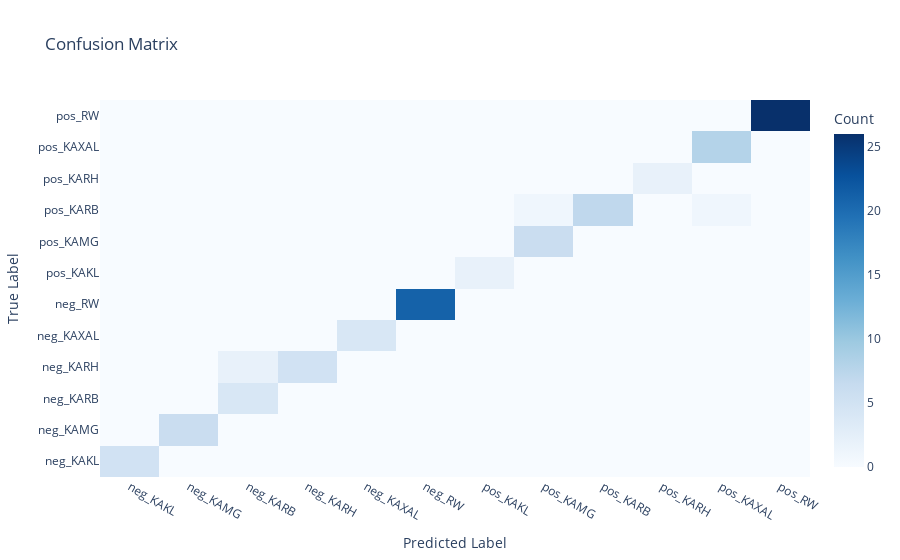

The notebook cell saved with this chart:
### Markdown cell above
### random forest plot

show you at the meeting. . .

### Code cell
import pandas as pd
import numpy as np
import plotly.graph_objects as go
import plotly.express as px
from sklearn.model_selection import train_test_split, RandomizedSearchCV
from sklearn.ensemble import RandomForestClassifier
from sklearn.metrics import accuracy_score, classification_report, confusion_matrix, ConfusionMatrixDisplay
from sklearn.preprocessing import OrdinalEncoder, LabelEncoder
from sklearn.tree import export_graphviz
from graphviz import Source
from IPython.display import Image
from scipy.stats import randint

# read data
features_df = pd.read_csv('groups_ints.csv')  
labels_df = pd.read_csv('groups_classes.csv') 
merged_df = pd.merge(features_df, labels_df, on='name')
print(merged_df.info())
print(merged_df.shape)
print(merged_df.head())

# prepare data
X = merged_df.drop(['name','class'], axis=1)
y = merged_df['class']

# use oridalencoder
ordinal_encoder = OrdinalEncoder(handle_unknown='use_encoded_value', unknown_value=-1)
X_encoded = ordinal_encoder.fit_transform(X)

# split the data
X_train, X_test, y_train, y_test = train_test_split(X_encoded, y, test_size=0.2, random_state=42)


param_dist = {
    'n_estimators': [50, 500],
    'max_depth': [3, 20]
    }

# initialisiere and fit RandomForestClassifier
rf = RandomForestClassifier(random_state=42)
rf.fit(X_train, y_train) # train the model
y_pred_oe = rf.predict(X_test)

# Use random search to find the best hyperparameters
rand_search = RandomizedSearchCV(estimator=rf, 
                                 param_distributions = param_dist, 
                                 n_iter=5, 
                                 cv=5)
# Fit the random search object to the data
print("Starting RandomizedSearch...")
rand_search.fit(X_train, y_train)

# Print the best hyperparameters
print('Best hyperparameters:',  rand_search.best_params_)

# Create a variable for the best model
best_rf = rand_search.best_estimator_
y_pred = best_rf.predict(X_test)

# add accuracy
accuracy_oe = accuracy_score(y_test, y_pred_oe)
print("Accuracy: ", accuracy_oe)
#print("Classification report:\n", classification_report(y_test, y_pred_oe))

# create the confusion matrix
cm = confusion_matrix(y_test, y_pred_oe)
cm_df = pd.DataFrame(cm, index=best_rf.classes_, columns=best_rf.classes_)

ConfusionMatrixDisplay(confusion_matrix=cm).plot()

# plot the confusion matrix using plotly
fig = go.Figure(data=go.Heatmap(
                    z=cm_df.values,
                    x=cm_df.columns,
                    y=cm_df.index,
                    colorscale='Blues',
                    zmin=0, zmax=np.max(cm_df.values),
                    colorbar=dict(title='Count'),
                    hovertemplate='True Label: %{y}<br>Predicted: %{x}<br>Count: %{z}'
                ))

fig.update_layout(
    title='Confusion Matrix',
    xaxis_title='Predicted Label',
    yaxis_title='True Label',
    autosize=True,
    xaxis=dict(tickmode='array', tickvals=np.arange(len(cm_df.columns)), ticktext=cm_df.columns),
    yaxis=dict(tickmode='array', tickvals=np.arange(len(cm_df.index)), ticktext=cm_df.index)
)

fig.show()


# Export the first three decision trees from the forest
for i in range(3):
    tree = best_rf.estimators_[i]
    dot_data = export_graphviz(tree,
                               feature_names=X.columns,  
                               filled=True,  
                               max_depth=2, 
                               impurity=False, 
                               proportion=True)
    graph = Source(dot_data)
    display(graph)

### Figure 1 — Plotly figure (JSON) as saved in the notebook; plotly's stock layout.template omitted (floating-point values rounded to 4 significant figures; data arrays with more than 128 entries replaced by an {"elided": "..."} marker saying what was removed)
{"data": [{"colorbar": {"title": {"text": "Count"}}, "colorscale": [[0, "rgb(247,251,255)"], [0.125, "rgb(222,235,247)"], [0.25, "rgb(198,219,239)"], [0.375, "rgb(158,202,225)"], [0.5, "rgb(107,174,214)"], [0.625, "rgb(66,146,198)"], [0.75, "rgb(33,113,181)"], [0.875, "rgb(8,81,156)"], [1, "rgb(8,48,107)"]], "hovertemplate": "True Label: %{y}<br>Predicted: %{x}<br>Count: %{z}", "type": "heatmap", "x": ["neg_KAKL", "neg_KAMG", "neg_KARB", "neg_KARH", "neg_KAXAL", "neg_RW", "pos_KAKL", "pos_KAMG", "pos_KARB", "pos_KARH", "pos_KAXAL", "pos_RW"], "y": ["neg_KAKL", "neg_KAMG", "neg_KARB", "neg_KARH", "neg_KAXAL", "neg_RW", "pos_KAKL", "pos_KAMG", "pos_KARB", "pos_KARH", "pos_KAXAL", "pos_RW"], "z": {"elided": "12x12 int values"}, "zmax": 26, "zmin": 0}], "layout": {"autosize": true, "title": {"text": "Confusion Matrix"}, "xaxis": {"tickmode": "array", "ticktext": ["neg_KAKL", "neg_KAMG", "neg_KARB", "neg_KARH", "neg_KAXAL", "neg_RW", "pos_KAKL", "pos_KAMG", "pos_KARB", "pos_KARH", "pos_KAXAL", "pos_RW"], "tickvals": [0, 1, 2, 3, 4, 5, 6, 7, 8, 9, 10, 11], "title": {"text": "Predicted Label"}}, "yaxis": {"tickmode": "array", "ticktext": ["neg_KAKL", "neg_KAMG", "neg_KARB", "neg_KARH", "neg_KAXAL", "neg_RW", "pos_KAKL", "pos_KAMG", "pos_KARB", "pos_KARH", "pos_KAXAL", "pos_RW"], "tickvals": [0, 1, 2, 3, 4, 5, 6, 7, 8, 9, 10, 11], "title": {"text": "True Label"}}}}
